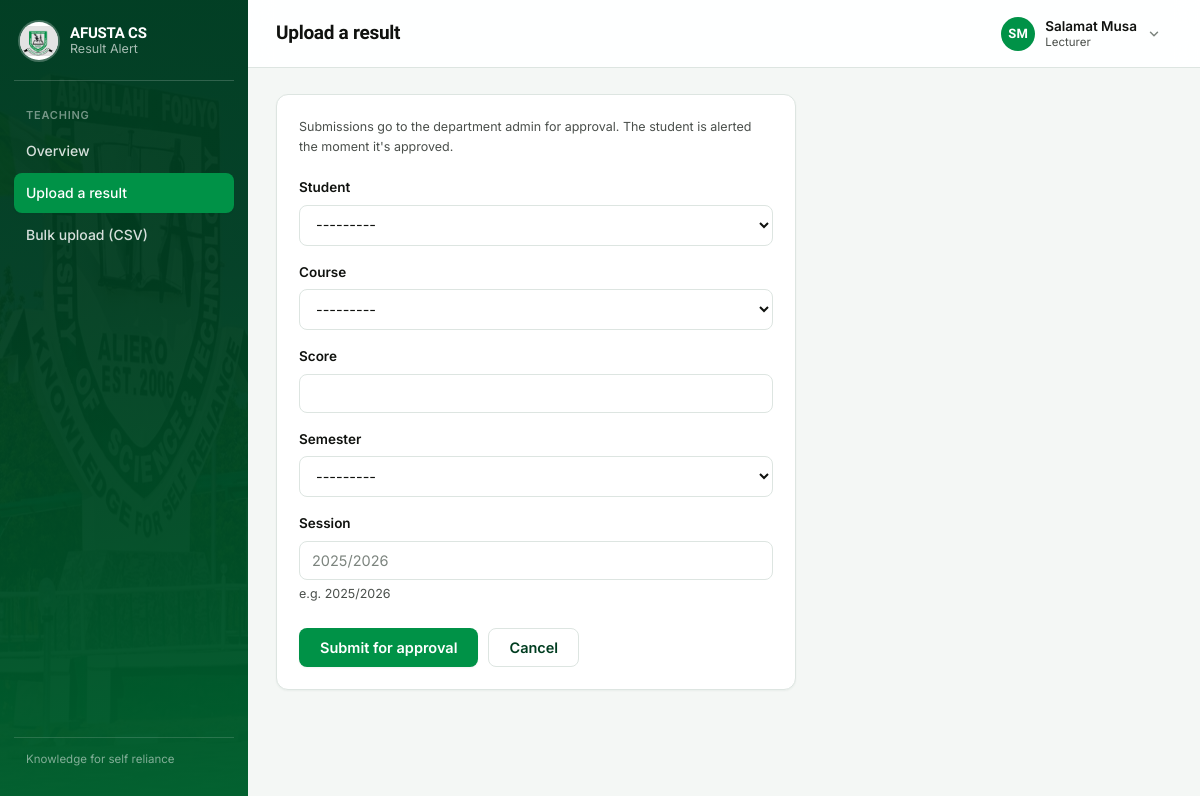
The app's page /lecturer/upload/ (signed in) with its own data.
### accounts/models.py (models this page shows)
class User(AbstractUser):
    class Role(models.TextChoices):
        STUDENT = 'student', 'Student'
        LECTURER = 'lecturer', 'Lecturer'
        ADMIN = 'admin', 'Admin'
    role = models.CharField(max_length=10, choices=Role.choices)
    phone = models.CharField(
        max_length=20,
        help_text='Include country code where possible, e.g. +2348012345678',
    )
    def __str__(self):
        return f'{self.get_full_name() or self.username} ({self.role})'
    @property
    def initials(self):
        letters = ''.join(part[0] for part in (self.first_name, self.last_name) if part)
        return (letters or self.username[:2]).upper()

### academics/views.py (the view)
# urls.py: path('lecturer/upload/', views.upload_result, name='upload_result'),
@role_required('lecturer')
def upload_result(request):
    if request.method == 'POST':
        form = ResultUploadForm(request.POST, lecturer=request.user)
        if form.is_valid():
            result = form.save(commit=False)
            result.uploaded_by = request.user
            result.save()
            messages.success(request, 'Result submitted and awaiting admin approval.')
            return redirect('academics:lecturer_dashboard')
    else:
        form = ResultUploadForm(lecturer=request.user)
    return render(request, 'academics/upload_result.html', {'form': form})

### academics/forms.py
class ResultUploadForm(forms.ModelForm):
    class Meta:
        model = Result
        fields = ['student', 'course', 'score', 'semester', 'session']
        widgets = {
            'student': forms.Select(attrs={'class': 'form-select'}),
            'course': forms.Select(attrs={'class': 'form-select'}),
            'score': forms.NumberInput(attrs={'class': 'form-control', 'min': 0, 'max': 100, 'step': '0.01'}),
            'semester': forms.Select(attrs={'class': 'form-select'}),
            'session': forms.TextInput(attrs={'class': 'form-control', 'placeholder': '2025/2026'}),
        }
    def __init__(self, *args, lecturer=None, **kwargs):
        super().__init__(*args, **kwargs)
        self.fields['student'].queryset = User.objects.filter(role=User.Role.STUDENT)
        if lecturer is not None:
            course_ids = LecturerCourse.objects.filter(lecturer=lecturer).values_list('course_id', flat=True)
            self.fields['course'].queryset = Course.objects.filter(id__in=course_ids)

### academics/models.py (called while the page is built)
    def __str__(self):
        return f'{self.course_code} - {self.title}'

### templates/academics/upload_result.html (shortened to what this page needs)
{% extends 'base_app.html' %}
{% block page_title %}Upload a result{% endblock %}
{% block sidenav %}{% include 'academics/_lecturer_nav.html' with active='upload' %}{% endblock %}
{% block content %}
<div class="card" style="max-width:520px;">
  <p class="helptext" style="margin:0 0 20px;">
    Submissions go to the department admin for approval. The student is alerted the moment it's approved.
  </p>
  <form method="post">
    {% include '_form_fields.html' %}
    <div class="form-actions">
      <button class="btn btn-primary" type="submit">Submit for approval</button>
      <a class="btn btn-outline" href="{% url 'academics:lecturer_dashboard' %}">Cancel</a>
    </div>
  </form>
</div>
{% endblock %}

### templates/base_app.html (shortened to what this page needs)
{% load static %}<!DOCTYPE html>
<html lang="en">
<head>
  <link rel="stylesheet" href="{% static 'css/main.css' %}">
</head>
<body>
  <div class="app-shell">
    <aside class="sidebar">
      <a class="brand" href="{% url 'home' %}">
        <img src="{% static 'images/logo.jpg' %}" alt="AFUSTA crest">
        <span class="brand-text">
          <span class="brand-word">AFUSTA CS</span>
          <span class="brand-sub">Result Alert</span>
        </span>
      </a>
      <nav aria-label="Main">
        {% block sidenav %}{% include '_sidenav.html' %}{% endblock %}
      </nav>
      <div class="spacer"></div>
      <p class="sidebar-foot">Knowledge for self reliance</p>
    </aside>
    <div class="main">
      <header class="topbar">
        <h1>{% block page_title %}Dashboard{% endblock %}</h1>
        <div class="user-menu" data-user-menu>
          <button type="button" class="user-menu-btn" data-user-menu-button
                  aria-expanded="false" aria-haspopup="true">
            <span class="avatar" aria-hidden="true">{{ request.user.initials }}</span>
            <span class="user-menu-id">
              <span class="user-menu-name">{{ request.user.get_full_name|default:request.user.username }}</span>
              <span class="user-menu-role">{{ request.user.get_role_display }}</span>
            </span>
            <svg class="user-menu-caret" width="14" height="14" viewBox="0 0 24 24" fill="none"
                 stroke="currentColor" stroke-width="2.5" stroke-linecap="round" stroke-linejoin="round"
                 aria-hidden="true"><polyline points="6 9 12 15 18 9"></polyline></svg>
          </button>
        </div>
      </header>
      <main class="content">
        {% block content %}{% endblock %}
      </main>
    </div>
  </div>
</body>
</html>

### records on screen
User: user.initials "SM", user.get_full_name "Salamat Musa", user.role "Lecturer"

### other values on screen
{{ field.label }} "Student" "Course" "Score" "Semester" "Session"
{{ field.help_text }} "e.g. 2025/2026"
